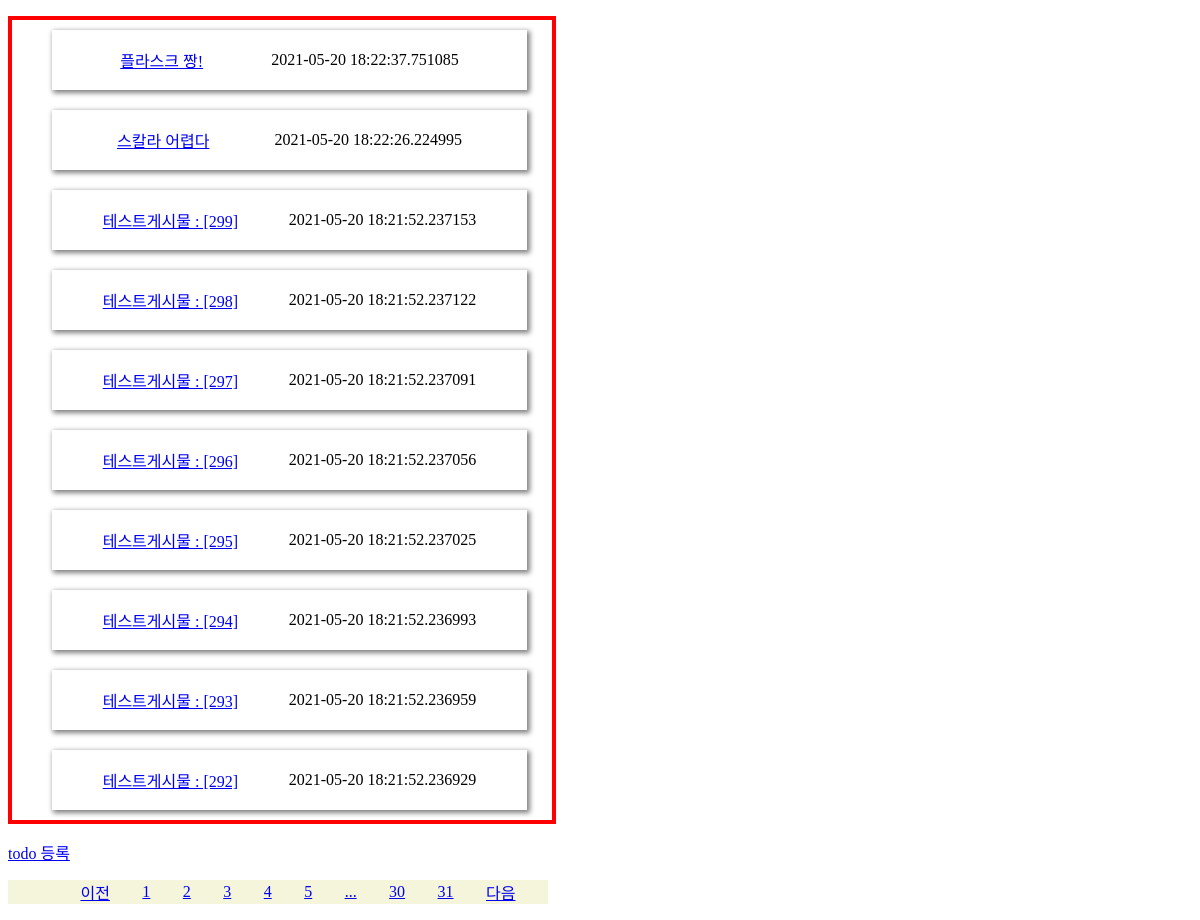
/todolists, run on the app's committed database.
### app/models/todo.py (models this page shows)
class TodoList(db.Model):
    __tablename__ = 'todolist'
    id = db.Column(db.Integer, primary_key = True)
    label = db.Column(db.String(200), nullable = False)
    content = db.Column(db.Text(), nullable = False)
    create_data = db.Column(db.String(200), nullable = False)

### app/views/todo_view.py (the view)
@bp.route('/todolists')
def todolists():
    page = request.args.get('page', type = int, default = 1)
    todo_list = TodoList.query.order_by(TodoList.create_data.desc())
    todo_list = todo_list.paginate(page, per_page = 10)
    return render_template('todo/todo_list.html', todo_list = todo_list)

### templates/todo/todo_list.html
{% extends 'base.html' %}
{% block content %}
    <section>
        {% if todo_list %}
            <ul class='lists'>
                {% for todo in todo_list.items %}
                <li>
                <a href="{{ url_for('todo.todo_detail', todo_id=todo.id) }}"
                    >{{ todo.label }}</a
                >
                <p>{{ todo.create_data }}</p>
                </li>
                {% endfor %}
            </ul>
        {% else %}
            <p>todo가 없습니다.</p>
        {% endif %}
        <div>
            <a href="{{ url_for('todo.todo_create') }}">todo 등록</a>
        </div>
    </section>
    <ul class="pages">
        {% if todo_list.has_prev %}
            <li>
                <a href="?page={{ todo_list.prev_num }}">이전</a>
            </li>
        {% else %}
            <li>
                <a tabindex="-1" aria-disabled="true" href="#">이전</a>
            </li>
        {% endif %}
        {% for page_num in todo_list.iter_pages() %}
            {% if page_num %}
                {% if page_num != todo_list.page %}
                    <li>
                        <a href="?page={{ page_num }}">{{ page_num }}</a>
                    </li>
                {% else %}
                    <li aria-current="page">
                        <a href="#">{{ page_num }}</a>
                    </li>
                {% endif %}
           {% else %}
                <li >
                    <a href="#">...</a>
                </li>
           {% endif %}
        {% endfor %}
        {% if todo_list.has_next %}
            <li class="page-item">
                <a href="?page={{ todo_list.next_num }}">다음</a>
            </li>
        {% else %}
            <li class="page-item disabled">
                <a tabindex="-1" aria-disabled="true" href="#">다음</a>
            </li>
        {% endif %}
    </ul>
{% endblock %}

### templates/base.html (shortened to what this page needs)
<!DOCTYPE html>
<html lang="ko">
<head>
    <link rel="stylesheet" href="{{ url_for('static', filename='style.css') }}">
</head>
<body>
    {% block content %}
    {% endblock %}
</body>
</html>

### static/style.css (style rules this page uses)
.pages { display: flex; flex-direction: row; justify-content: space-evenly; align-items: center; width: 500px; list-style: none; background-color: beige; }
.lists { width: 500px; height: 800px; border: 4px red solid; display: flex; flex-direction: column; align-items: start; justify-content: start; overflow: scroll; }
.lists li { width: 95%; height: 70px; box-shadow: gray 2px 2px 5px 1px; display: flex; justify-content: space-evenly; align-items: center; margin-top: 10px; margin-bottom: 10px; }

### data on the page
TodoList: label "플라스크 짱!", create_data "2021-05-20 18:22:37.751085"
TodoList: label "스칼라 어렵다", create_data "2021-05-20 18:22:26.224995"
TodoList: label "테스트게시물 : [299]", create_data "2021-05-20 18:21:52.237153"
TodoList: label "테스트게시물 : [298]", create_data "2021-05-20 18:21:52.237122"
TodoList: label "테스트게시물 : [297]", create_data "2021-05-20 18:21:52.237091"
TodoList: label "테스트게시물 : [296]", create_data "2021-05-20 18:21:52.237056"
TodoList: label "테스트게시물 : [295]", create_data "2021-05-20 18:21:52.237025"
TodoList: label "테스트게시물 : [294]", create_data "2021-05-20 18:21:52.236993"
TodoList: label "테스트게시물 : [293]", create_data "2021-05-20 18:21:52.236959"
TodoList: label "테스트게시물 : [292]", create_data "2021-05-20 18:21:52.236929"

### other printed values
{{ page_num }} "1"
{{ page_num }} "2" "3" "4" "5" "30" "31"
